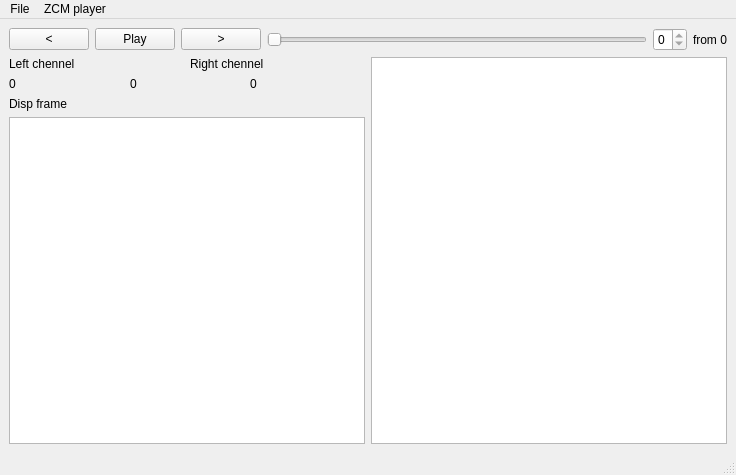
<?xml version="1.0" encoding="UTF-8"?>
<ui version="4.0">
 <class>ZCM_player</class>
 <widget class="QMainWindow" name="ZCM_player">
  <property name="geometry">
   <rect>
    <x>0</x>
    <y>0</y>
    <width>736</width>
    <height>475</height>
   </rect>
  </property>
  <property name="windowTitle">
   <string>ZCM_player</string>
  </property>
  <widget class="QWidget" name="centralwidget">
   <layout class="QGridLayout" name="gridLayout">
    <item row="0" column="0" colspan="2">
     <layout class="QHBoxLayout" name="horizontalLayout">
      <item>
       <widget class="QPushButton" name="prev_event">
        <property name="text">
         <string>&lt;</string>
        </property>
       </widget>
      </item>
      <item>
       <widget class="QPushButton" name="play_stop">
        <property name="text">
         <string>Play</string>
        </property>
        <property name="checkable">
         <bool>true</bool>
        </property>
        <property name="checked">
         <bool>false</bool>
        </property>
        <property name="autoRepeat">
         <bool>false</bool>
        </property>
       </widget>
      </item>
      <item>
       <widget class="QPushButton" name="next_event">
        <property name="text">
         <string>&gt;</string>
        </property>
       </widget>
      </item>
      <item>
       <widget class="QSlider" name="zcm_event_scale">
        <property name="orientation">
         <enum>Qt::Horizontal</enum>
        </property>
       </widget>
      </item>
      <item>
       <widget class="QSpinBox" name="zcm_event_num">
        <property name="maximum">
         <number>0</number>
        </property>
       </widget>
      </item>
      <item>
       <widget class="QLabel" name="zcm_event_size">
        <property name="text">
         <string>from 0</string>
        </property>
       </widget>
      </item>
     </layout>
    </item>
    <item row="1" column="0">
     <layout class="QVBoxLayout" name="verticalLayout">
      <item>
       <layout class="QHBoxLayout" name="horizontalLayout_3">
        <item>
         <widget class="QLabel" name="Left_chennel">
          <property name="text">
           <string>Left chennel</string>
          </property>
         </widget>
        </item>
        <item>
         <widget class="QLabel" name="Right_chennel">
          <property name="text">
           <string>Right chennel</string>
          </property>
         </widget>
        </item>
       </layout>
      </item>
      <item>
       <layout class="QHBoxLayout" name="horizontalLayout_4">
        <item>
         <widget class="QLabel" name="L_timestamp">
          <property name="text">
           <string>0</string>
          </property>
         </widget>
        </item>
        <item>
         <widget class="QLabel" name="Delta_timestamp">
          <property name="text">
           <string>0</string>
          </property>
         </widget>
        </item>
        <item>
         <widget class="QLabel" name="R_timestamp">
          <property name="text">
           <string>0</string>
          </property>
         </widget>
        </item>
       </layout>
      </item>
      <item>
       <widget class="QLabel" name="frame">
        <property name="text">
         <string>Disp frame</string>
        </property>
       </widget>
      </item>
      <item>
       <widget class="QPlainTextEdit" name="zcm_event_info"/>
      </item>
     </layout>
    </item>
    <item row="1" column="1">
     <widget class="QPlainTextEdit" name="zcm_info"/>
    </item>
   </layout>
  </widget>
  <widget class="QMenuBar" name="menubar">
   <property name="geometry">
    <rect>
     <x>0</x>
     <y>0</y>
     <width>736</width>
     <height>21</height>
    </rect>
   </property>
   <widget class="QMenu" name="menuZCM_player">
    <property name="title">
     <string>ZCM player</string>
    </property>
   </widget>
   <widget class="QMenu" name="menuFile">
    <property name="title">
     <string>File</string>
    </property>
    <addaction name="actionOpen"/>
   </widget>
   <addaction name="menuFile"/>
   <addaction name="menuZCM_player"/>
  </widget>
  <widget class="QStatusBar" name="statusbar"/>
  <action name="actionOpen">
   <property name="text">
    <string>Open</string>
   </property>
  </action>
 </widget>
 <resources/>
 <connections/>
</ui>
